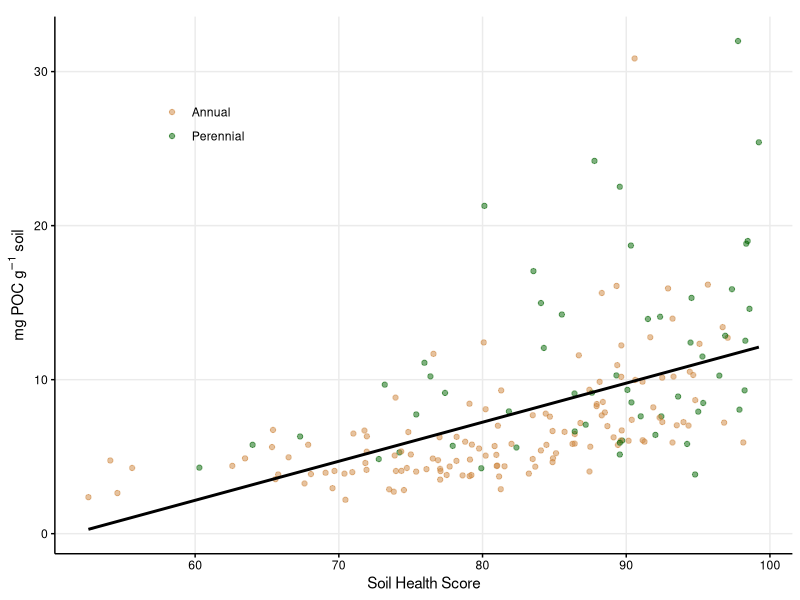
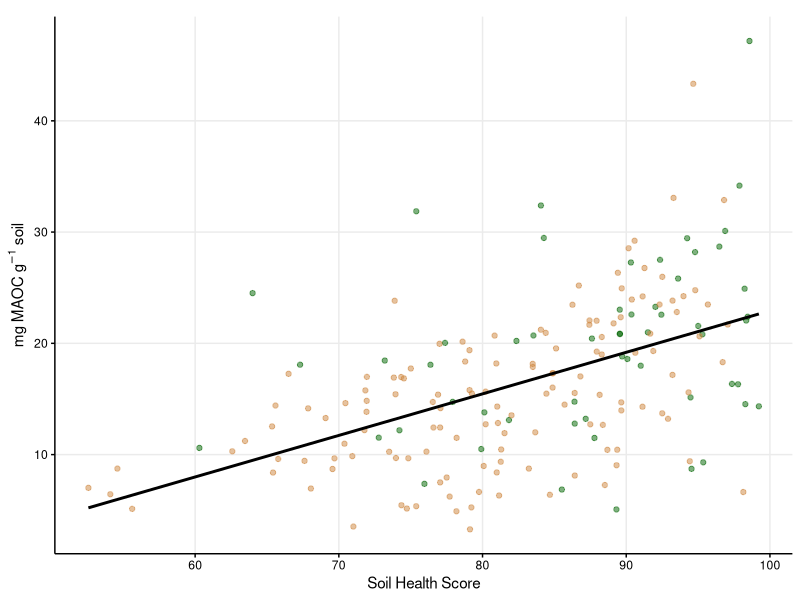
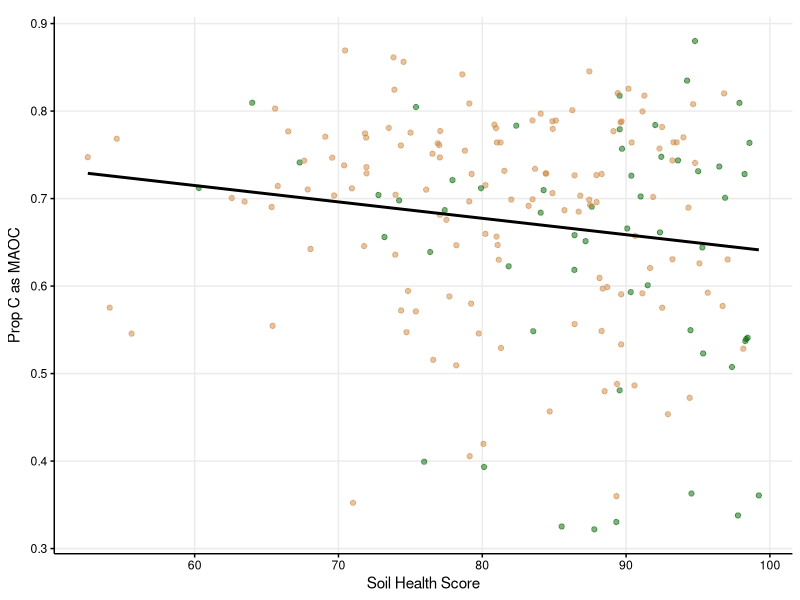
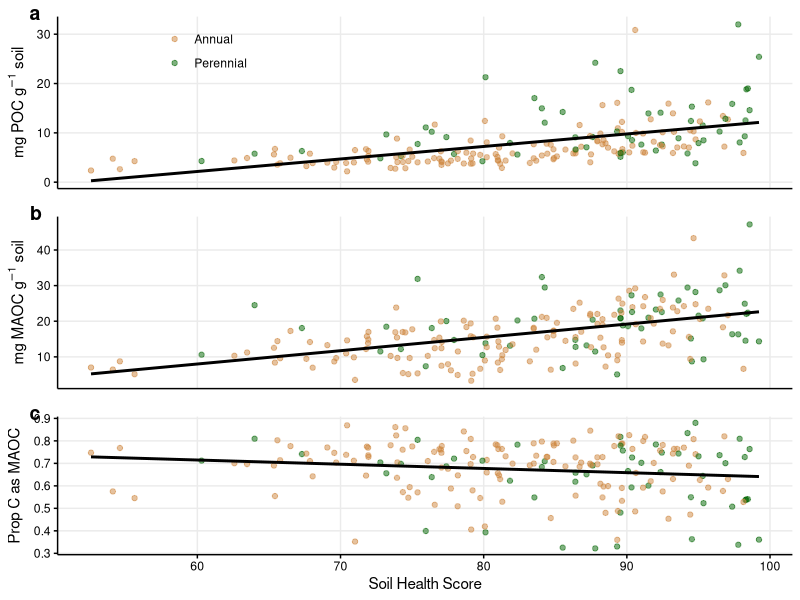
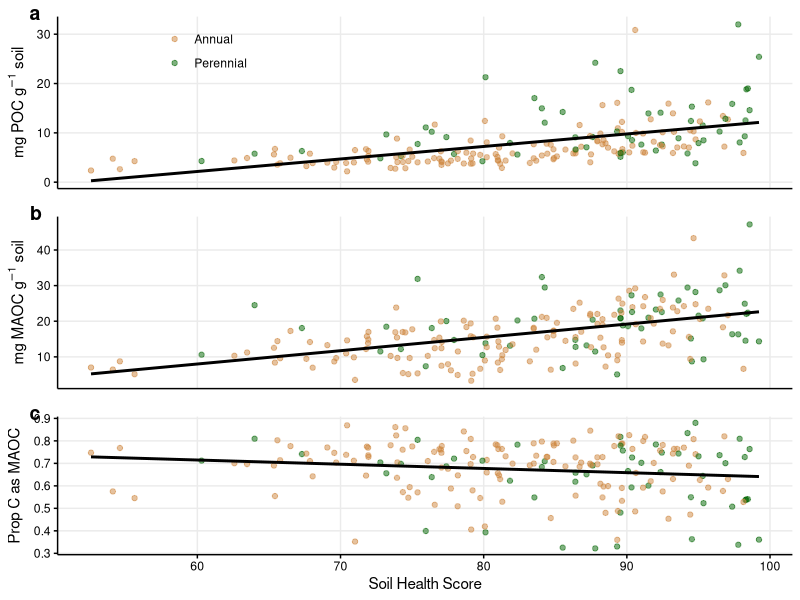

R code for these plots, in order:
#soil health regression; Figure 4 submission January 2026
setwd("C:/Users/F004SPC/Documents/GitHub/FracFarmVT") #erin

#load your libraries
library(tidyverse)
library(ggplot2)
library(dplyr)
library(corrplot)
library(nlme)
library(ggeffects)
library(emmeans)
library(ggpubr)
library(cowplot)

data <- read.csv("data_pH.csv")
#own_theme below sets ggplot parameters for how plots should look. 
own_theme <- theme_bw(base_size = 11) +
  theme(rect = element_blank(),
        axis.ticks = element_line(color = "black"),
        axis.text = element_text(color = "black"),
        axis.line = element_line(color = "black"),
        panel.grid.minor = element_blank(),
        plot.margin = unit(c(12,5.5,5.5,5.5), "points"))
# Perform linear regression POC
regression_model_POC <- lm(mgCpergSoilP ~ overall.score, data = data)
summary(regression_model_POC)

# Replace 'Type.x' column values with 'Pasture' where 'Field_Code' is 'D7'
data$Type.x[data$Field_Code == "D7"] <- "Pasture"

data <- data %>%
  mutate(AP = case_when(
    Type.x %in% c("Hay", "Pasture") ~ "Perennial",
    Type.x %in% c("Veg", "Corn", "Field Crop") ~ "Annual",
    TRUE ~ NA_character_  # Set to NA if none of the conditions match
  ))

# Remove NA values from the AP column
data <- data %>%
  filter(!is.na(AP))

# Create a plot with the regression line
POC_health <- ggplot(data, aes(x = overall.score, y = mgCpergSoilP, color = AP)) +
  geom_point(alpha = 0.5) +
  stat_smooth(method = "lm", se = FALSE, color = "black", fill = "gray", alpha = 0.2) +  # Single black line for the overall relationship
  labs(x = "Soil Health Score",
       y = expression("mg POC g"^-1~"soil")) +
  scale_color_manual(values = c("#cd853f", "darkgreen"),  # Lighter brown and dark green
                     name = NULL) +  # Remove legend title
  own_theme +
  theme(legend.position = c(.2,.8))

# Display the plot
POC_health

# Create a plot with the regression line
MAOC_health <- ggplot(data, aes(x = overall.score, y = mgCpergSoilM, color = AP)) +
  geom_point(alpha = 0.5) +
  stat_smooth(method = "lm", se = FALSE, color = "black", fill = "gray", alpha = 0.2) +  # Single black line for the overall relationship
  labs(x = "Soil Health Score",
       y = expression("mg MAOC g"^-1~"soil")) +
  scale_color_manual(values = c("#cd853f", "darkgreen"),  # Lighter brown and dark green
                     name = NULL) +  # Remove legend title
own_theme +
  theme(legend.position = "none")
# Display the plot
MAOC_health

# Create a plot with the regression line for Proportion of Carbon as MAOC
PropMAOC_health <- ggplot(data, aes(x = overall.score, y = propM, color = AP)) +
  geom_point(alpha = 0.5) +
  stat_smooth(method = "lm", se = FALSE, color = "black", fill = "gray", alpha = 0.2) +  # Add shaded confidence interval
  labs(x = "Soil Health Score",
       y = expression("Prop C as MAOC")) +
  scale_color_manual(values = c("#cd853f", "darkgreen"),  # Lighter brown and dark green
                     name = NULL) +  # Remove legend title
  own_theme +
  theme(legend.position = "none")

# Display the plot
PropMAOC_health

# Create the plots without x axis labels and titles
POC_health_no_x <- POC_health + 
  theme(axis.title.x = element_blank(), axis.text.x = element_blank(), axis.ticks.x = element_blank())

MAOC_health_no_x <- MAOC_health + 
  theme(axis.title.x = element_blank(), axis.text.x = element_blank(), axis.ticks.x = element_blank())

# Arrange the plots in 1 column, 3 rows, with shared x-axis
Figure_7dhealth <- plot_grid(
  POC_health_no_x,  # No legend for this plot
  MAOC_health_no_x,  # No legend for this plot
  PropMAOC_health,  # No legend for this plot
  ncol = 1,  # 1 column of plots
  nrow = 3,  # 3 rows
  align = 'v',  # Align vertically
  labels = c("a", "b", "c"),  # Label the plots as "a", "b", and "c"
  label_x = 0.03,   # Adjust x position for labels
  label_y = 1.005    # Adjust y position for labels
)

Figure_7dhealth

ggsave("FinalFigures/Figure4v3.jpeg", plot = Figure_7dhealth, width = 4, height = 6, units = "in", dpi = 600)
